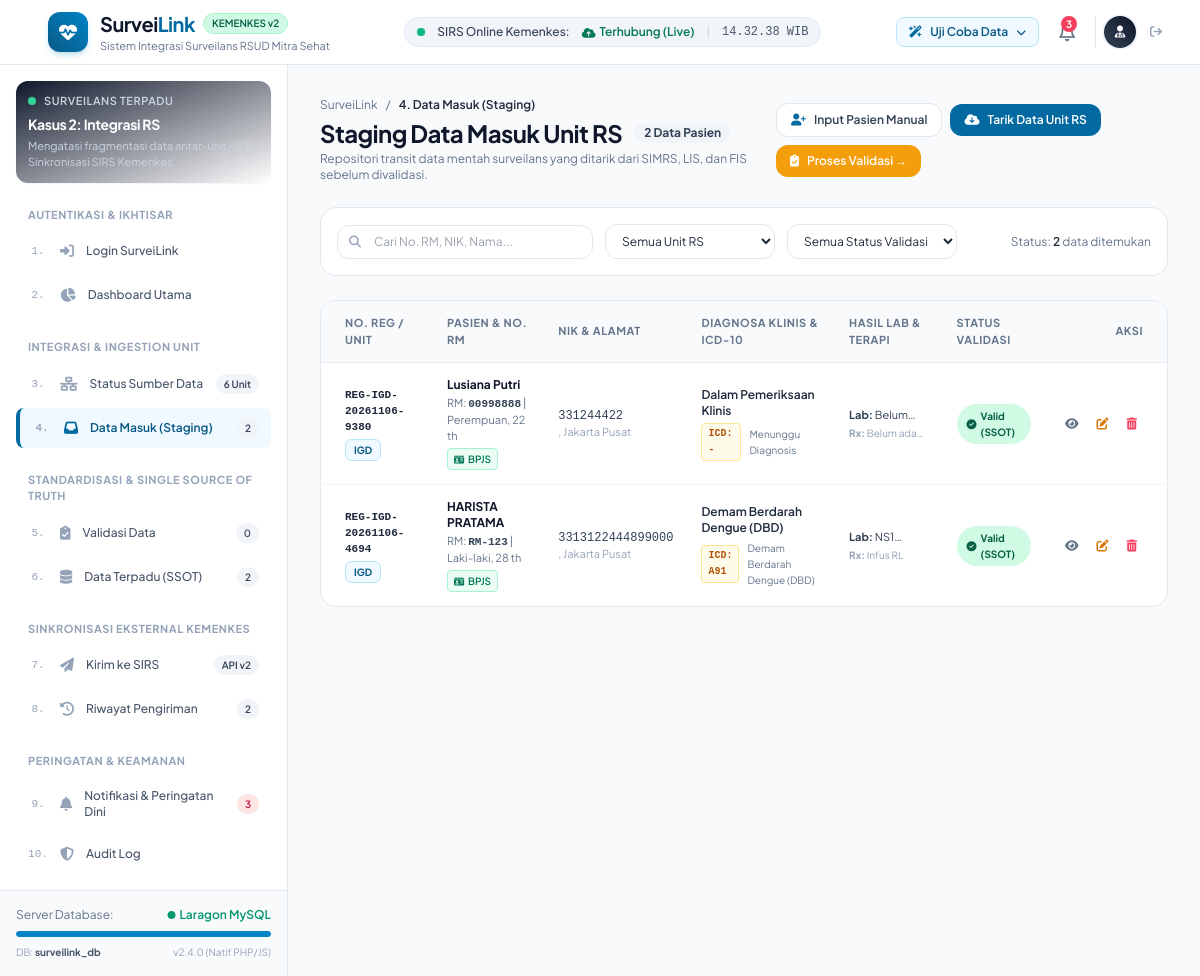
The page /data_masuk.php on the database its author committed.
### tables this page shows
CREATE TABLE `data_masuk` (
  `id` int NOT NULL,
  `no_registrasi` varchar(50) NOT NULL,
  `unit_sumber` varchar(50) NOT NULL,
  `no_rm` varchar(20) NOT NULL,
  `nik` varchar(20) NOT NULL,
  `nama_pasien` varchar(100) NOT NULL,
  `jenis_kelamin` enum('L','P') NOT NULL DEFAULT 'L',
  `cara_pembayaran` varchar(50) NOT NULL DEFAULT 'Pembayaran BPJS',
  `tempat_lahir` varchar(100) NOT NULL DEFAULT 'Jakarta',
  `tanggal_lahir` date NOT NULL,
  `usia` int NOT NULL,
  `agama` varchar(50) NOT NULL DEFAULT 'Islam',
  `status_perkawinan` varchar(50) NOT NULL DEFAULT 'Kawin',
  `alamat` text NOT NULL,
  `kelurahan` varchar(100) DEFAULT '',
  `kecamatan` varchar(100) DEFAULT '',
  `kota_kab` varchar(100) DEFAULT 'Jakarta Pusat',
  `tanggal_masuk` datetime NOT NULL,
  `diagnosa_awal` varchar(255) DEFAULT 'Dalam Pemeriksaan Klinis',
  `kode_icd10` varchar(10) DEFAULT '-',
  `kategori_penyakit` varchar(100) DEFAULT 'Menunggu Diagnosis',
  `hasil_lab` varchar(255) DEFAULT NULL,
  `terapi_farmasi` text,
  `status_kelengkapan` enum('Lengkap','Tidak Lengkap','Duplikat','Anomali') NOT NULL DEFAULT 'Tidak Lengkap',
  `status_validasi` enum('Menunggu','Valid','Ditolak','Konflik') NOT NULL DEFAULT 'Menunggu',
  `catatan_anomali` text,
  `created_at` timestamp NULL DEFAULT CURRENT_TIMESTAMP
);

### data_masuk.php (the view, shortened to what this page needs)
<?php
require_once __DIR__ . '/includes/header.php';
require_once __DIR__ . '/includes/navbar.php';
$search = trim($_GET['search'] ?? '');
$sql = "SELECT * FROM data_masuk WHERE 1=1";
$params = [];
$sql .= " ORDER BY id DESC";
$stmt = $pdo->prepare($sql);
$stmt->execute($params);
$dataMasukList = $stmt->fetchAll();
$totalCount = count($dataMasukList);
?>
<div class="flex-1 flex overflow-hidden">
    <?php require_once __DIR__ . '/includes/sidebar.php'; ?>
    <main class="flex-1 overflow-y-auto custom-scrollbar p-4 sm:p-6 lg:p-8 space-y-6">
        <div class="flex flex-col sm:flex-row sm:items-center justify-between gap-4">
            <div>
                <div class="flex items-center gap-2 text-xs text-slate-500 mb-1">
                    <a href="dashboard.php" class="hover:text-brand-600">SurveiLink</a>
                    <span>/</span>
                    <span class="text-slate-800 font-semibold">4. Data Masuk (Staging)</span>
                </div>
                <div class="flex items-center gap-3">
                    <h1 class="text-2xl font-bold text-slate-900 tracking-tight">Staging Data Masuk Unit RS</h1>
                    <span class="px-2.5 py-0.5 rounded-full text-xs font-bold bg-slate-100 text-slate-700">
                        <?= $totalCount ?> Data Pasien
                    </span>
                </div>
                <p class="text-xs text-slate-500 mt-0.5">Repositori transit data mentah surveilans yang ditarik dari SIMRS, LIS, dan FIS sebelum divalidasi.</p>
            </div>
            <div class="flex flex-wrap items-center gap-2">
                <button onclick="bukaModalTambah()" class="px-3.5 py-2 rounded-xl bg-white border border-slate-200 hover:border-brand-500 text-slate-700 text-xs font-semibold shadow-xs transition flex items-center gap-2">
                    <i class="fa-solid fa-user-plus text-brand-600"></i>
                    <span>Input Pasien Manual</span>
                </button>
                <button onclick="simulasiTarikData('ALL')" class="px-3.5 py-2 rounded-xl bg-brand-600 hover:bg-brand-700 text-white text-xs font-semibold shadow-xs transition flex items-center gap-2">
                    <i class="fa-solid fa-cloud-arrow-down"></i>
                    <span>Tarik Data Unit RS</span>
                </button>
                <?php if ($totalCount > 0): ?>
                    <a href="validasi_data.php" class="px-3.5 py-2 rounded-xl bg-amber-500 hover:bg-amber-600 text-white text-xs font-semibold shadow-xs transition flex items-center gap-2">
                        <i class="fa-solid fa-clipboard-check"></i>
                        <span>Proses Validasi &rarr;</span>
                    </a>
                <?php endif; ?>
            </div>
        </div>
        <div class="p-4 rounded-2xl bg-white border border-slate-200 shadow-xs flex flex-col md:flex-row items-center justify-between gap-4">
            <form method="GET" action="data_masuk.php" class="flex flex-wrap items-center gap-3 w-full md:w-auto">
                <div class="relative w-full sm:w-64">
                    <span class="absolute inset-y-0 left-0 pl-3 flex items-center text-slate-400">
                        <i class="fa-solid fa-magnifying-glass text-xs"></i>
                    </span>
                    <input type="text" name="search" value="<?= htmlspecialchars($search) ?>" placeholder="Cari No. RM, NIK, Nama..."
                        class="w-full pl-9 pr-3 py-2 text-xs rounded-xl border border-slate-200 focus:outline-none focus:ring-2 focus:ring-brand-500">
                </div>
                <select name="unit" onchange="this.form.submit()" class="py-2 px-3 text-xs rounded-xl border border-slate-200 bg-white focus:outline-none focus:ring-2 focus:ring-brand-500">
                    <option value="">Semua Unit RS</option>
                </select>
                <select name="status" onchange="this.form.submit()" class="py-2 px-3 text-xs rounded-xl border border-slate-200 bg-white focus:outline-none focus:ring-2 focus:ring-brand-500">
                    <option value="">Semua Status Validasi</option>
                </select>
            </form>
            <div class="text-xs text-slate-500">
                Status: <span class="font-semibold text-slate-800"><?= $totalCount ?></span> data ditemukan
            </div>
        </div>
        <div class="rounded-2xl bg-white border border-slate-200 shadow-xs overflow-hidden">
            <?php if (empty($dataMasukList)): ?>
                <div class="p-12 text-center flex flex-col items-center justify-center">
                    <div class="w-16 h-16 rounded-2xl bg-slate-100 text-slate-400 flex items-center justify-center text-2xl mb-4">
                        <i class="fa-solid fa-inbox"></i>
                    </div>
                    <h3 class="text-base font-bold text-slate-800">Data Masuk Masih 0 (Kosong)</h3>
                    <p class="text-xs text-slate-500 max-w-md mt-1 mb-6">
                        Belum ada data pasien surveilans yang masuk ke sistem. Anda dapat menarik data uji coba dari unit RS atau menambahkan data pasien manual.
                    </p>
                    <div class="flex flex-wrap items-center justify-center gap-3">
                        <button onclick="simulasiTarikData('ALL')" class="px-4 py-2.5 rounded-xl bg-brand-600 hover:bg-brand-700 text-white text-xs font-semibold shadow-xs transition flex items-center gap-2">
                            <i class="fa-solid fa-cloud-arrow-down"></i>
                            <span>Tarik Sampel Data Pasien Unit RS</span>
                        </button>
                        <button onclick="bukaModalTambah()" class="px-4 py-2.5 rounded-xl bg-slate-100 hover:bg-slate-200 text-slate-700 text-xs font-semibold transition flex items-center gap-2">
                            <i class="fa-solid fa-user-plus"></i>
                            <span>Input Data Manual</span>
                        </button>
                    </div>
                </div>
            <?php else: ?>
                <div class="overflow-x-auto">
                    <table class="w-full text-left border-collapse">
                        <thead>
                            <tr class="bg-slate-50 border-b border-slate-200 text-[11px] font-bold text-slate-500 uppercase tracking-wider">
                                <th class="p-3.5 pl-6">No. Reg / Unit</th>
                                <th class="p-3.5">Pasien & No. RM</th>
                                <th class="p-3.5">NIK & Alamat</th>
                                <th class="p-3.5">Diagnosa Klinis & ICD-10</th>
                                <th class="p-3.5">Hasil Lab & Terapi</th>
                                <th class="p-3.5">Status Validasi</th>
                                <th class="p-3.5 pr-6 text-right">Aksi</th>
                            </tr>
                        </thead>
                        <tbody class="divide-y divide-slate-100 text-xs">
                            <?php foreach ($dataMasukList as $row): ?>
                                <tr class="hover:bg-slate-50/70 transition">
                                    <td class="p-3.5 pl-6">
                                        <div class="font-mono font-bold text-slate-800 text-[11px]"><?= htmlspecialchars($row['no_registrasi']) ?></div>
                                        <span class="inline-block mt-1 px-2 py-0.5 text-[10px] font-bold rounded-md bg-brand-50 text-brand-700 border border-brand-200">
                                            <?= htmlspecialchars($row['unit_sumber']) ?>
                                        </span>
                                    </td>
                                    <td class="p-3.5">
                                        <div class="font-bold text-slate-900"><?= htmlspecialchars($row['nama_pasien']) ?></div>
                                        <div class="text-[11px] text-slate-500 mt-0.5">
                                            RM: <span class="font-mono font-semibold text-slate-700"><?= htmlspecialchars($row['no_rm']) ?></span> |
                                            <?= $row['jenis_kelamin'] === 'L' ? 'Laki-laki' : 'Perempuan' ?>, <?= $row['usia'] ?> th
                                        </div>
                                        <div class="mt-1 flex items-center gap-1.5">
                                            <?php if (($row['cara_pembayaran'] ?? '') === 'Pembayaran BPJS'): ?>
                                                <span class="inline-flex items-center gap-1 px-1.5 py-0.5 rounded text-[10px] font-semibold bg-emerald-50 text-emerald-700 border border-emerald-200">
                                                    <i class="fa-solid fa-id-card text-[9px]"></i> BPJS
                                                </span>
                                            <?php elseif (($row['cara_pembayaran'] ?? '') === 'Pembayaran Umum'): ?>
                                                <span class="inline-flex items-center gap-1 px-1.5 py-0.5 rounded text-[10px] font-semibold bg-blue-50 text-blue-700 border border-blue-200">
                                                    <i class="fa-solid fa-wallet text-[9px]"></i> Umum
                                                </span>
                                            <?php elseif (($row['cara_pembayaran'] ?? '') === 'Pembayaran Asuransi'): ?>
                                                <span class="inline-flex items-center gap-1 px-1.5 py-0.5 rounded text-[10px] font-semibold bg-purple-50 text-purple-700 border border-purple-200">
                                                    <i class="fa-solid fa-shield-halved text-[9px]"></i> Asuransi
                                                </span>
                                            <?php else: ?>
                                                <span class="inline-flex items-center gap-1 px-1.5 py-0.5 rounded text-[10px] font-semibold bg-slate-100 text-slate-600">
                                                    <?= htmlspecialchars($row['cara_pembayaran'] ?? 'Pembayaran BPJS') ?>
                                                </span>
                                            <?php endif; ?>
                                        </div>
                                    </td>
                                    <td class="p-3.5">
                                        <div class="font-mono text-slate-700 font-medium"><?= htmlspecialchars($row['nik']) ?></div>
                                        <div class="text-[11px] text-slate-400 truncate max-w-xs" title="<?= htmlspecialchars($row['alamat']) ?>">
                                            <?= htmlspecialchars($row['kelurahan']) ?>, <?= htmlspecialchars($row['kota_kab']) ?>
                                        </div>
                                    </td>
                                    <td class="p-3.5">
                                        <div class="font-semibold text-slate-800"><?= htmlspecialchars($row['diagnosa_awal']) ?></div>
                                        <div class="flex items-center gap-2 mt-1">
                                            <span class="px-1.5 py-0.5 rounded text-[10px] font-mono font-bold bg-amber-50 text-amber-700 border border-amber-200">
                                                ICD: <?= htmlspecialchars($row['kode_icd10']) ?>
                                            </span>
                                            <span class="text-[10px] text-slate-500"><?= htmlspecialchars($row['kategori_penyakit']) ?></span>
                                        </div>
                                    </td>
                                    <td class="p-3.5">
                                        <div class="text-[11px] text-slate-700 line-clamp-1" title="<?= htmlspecialchars($row['hasil_lab'] ?? '-') ?>">
                                            <b>Lab:</b> <?= htmlspecialchars($row['hasil_lab'] ?: 'Belum ada hasil') ?>
                                        </div>
                                        <div class="text-[10px] text-slate-400 mt-0.5 line-clamp-1" title="<?= htmlspecialchars($row['terapi_farmasi'] ?? '-') ?>">
                                            <b>Rx:</b> <?= htmlspecialchars($row['terapi_farmasi'] ?: 'Belum ada terapi') ?>
                                        </div>
                                    </td>
                                    <td class="p-3.5">
                                        <?php if ($row['status_validasi'] === 'Valid'): ?>
                                            <span class="inline-flex items-center gap-1 px-2.5 py-1 rounded-full text-[10px] font-bold bg-emerald-100 text-emerald-800">
                                                <i class="fa-solid fa-circle-check"></i> Valid (SSOT)
                                            </span>
                                        <?php elseif ($row['status_validasi'] === 'Ditolak'): ?>
                                            <span class="inline-flex items-center gap-1 px-2.5 py-1 rounded-full text-[10px] font-bold bg-rose-100 text-rose-800">
                                                <i class="fa-solid fa-circle-xmark"></i> Ditolak
                                            </span>
                                        <?php else: ?>
                                            <span class="inline-flex items-center gap-1 px-2.5 py-1 rounded-full text-[10px] font-bold bg-amber-100 text-amber-800">
                                                <i class="fa-solid fa-clock"></i> Menunggu
                                            </span>
                                        <?php endif; ?>
                                    </td>
                                    <td class="p-3.5 pr-6 text-right">
                                        <div class="flex items-center justify-end gap-1.5">
                                            <button onclick='lihatDetail(<?= json_encode($row) ?>)' class="p-1.5 rounded-lg text-slate-500 hover:text-brand-600 hover:bg-slate-100 transition" title="Lihat Detail Pasien">
                                                <i class="fa-solid fa-eye text-xs"></i>
                                            </button>
                                            <button onclick='bukaModalEdit(<?= json_encode($row) ?>)' class="p-1.5 rounded-lg text-amber-600 hover:text-amber-700 hover:bg-amber-50 transition" title="Edit Data Pasien">
                                                <i class="fa-solid fa-pen-to-square text-xs"></i>
                                            </button>
                                            <button onclick="hapusPasien(<?= $row['id'] ?>, '<?= htmlspecialchars(addslashes($row['nama_pasien'])) ?>')" class="p-1.5 rounded-lg text-rose-500 hover:text-rose-700 hover:bg-rose-50 transition" title="Hapus Data Pasien">
                                                <i class="fa-solid fa-trash-can text-xs"></i>
                                            </button>
                                        </div>
                                    </td>
                                </tr>
                            <?php endforeach; ?>
                        </tbody>
                    </table>
                </div>
            <?php endif; ?>
        </div>
    </main>
</div>
<?php require_once __DIR__ . '/includes/footer.php'; ?>

### rows shown on the page
data_masuk: no_registrasi "REG-IGD-20261106-9380", unit_sumber "IGD", nama_pasien "Lusiana Putri", no_rm "00998888", jenis_kelamin "Perempuan", usia "22", cara_pembayaran "Pembayaran BPJS" (drawn), nik "331244422", kota_kab "Jakarta Pusat", diagnosa_awal "Dalam Pemeriksaan Klinis", kode_icd10 "-", kategori_penyakit "Menunggu Diagnosis", terapi_farmasi "Belum…", status_validasi "Valid" (drawn)
data_masuk: no_registrasi "REG-IGD-20261106-4694", unit_sumber "IGD", nama_pasien "HARISTA PRATAMA", no_rm "RM-123", jenis_kelamin "Laki-laki", usia "28", cara_pembayaran "Pembayaran BPJS" (drawn), nik "3313122444899000", kota_kab "Jakarta Pusat", diagnosa_awal "Demam Berdarah Dengue (DBD)", kode_icd10 "A91", kategori_penyakit "Demam Berdarah Dengue (DBD)", terapi_farmasi "Infus RL", status_validasi "Valid" (drawn)

### other values the page prints
$totalNotifBelumDibaca "3"
$group['category'] "AUTENTIKASI & IKHTISAR"
$item['number'] "1"
$item['title'] "Login SurveiLink"
$item['number'] "2"
$item['title'] "Dashboard Utama"
$group['category'] "INTEGRASI & INGESTION UNIT"
$item['number'] "3"
$item['title'] "Status Sumber Data"
$item['badge'] "6 Unit"
$item['number'] "4"
$item['title'] "Data Masuk (Staging)"
$item['badge'] "2"
$group['category'] "STANDARDISASI & SINGLE SOURCE OF TRUTH"
$item['number'] "5"
